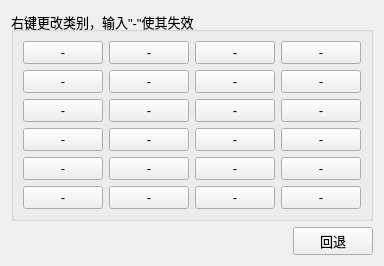
        <widget class="QWidget" name="tab_cls">
         <attribute name="title">
          <string>单类别分类</string>
         </attribute>
         <layout class="QVBoxLayout" name="verticalLayout_3">
          <item>
           <widget class="QGroupBox" name="groupBox_1">
            <property name="enabled">
             <bool>true</bool>
            </property>
            <property name="sizePolicy">
             <sizepolicy hsizetype="Minimum" vsizetype="Expanding">
              <horstretch>0</horstretch>
              <verstretch>0</verstretch>
             </sizepolicy>
            </property>
            <property name="font">
             <font>
              <pointsize>10</pointsize>
             </font>
            </property>
            <property name="contextMenuPolicy">
             <enum>Qt::CustomContextMenu</enum>
            </property>
            <property name="title">
             <string>右键更改类别，输入&quot;-&quot;使其失效</string>
            </property>
            <layout class="QVBoxLayout" name="verticalLayout_12">
             <item>
              <layout class="QHBoxLayout" name="horizontalLayout_4">
               <item>
                <widget class="QPushButton" name="pushButton_2">
                 <property name="font">
                  <font>
                   <pointsize>10</pointsize>
                  </font>
                 </property>
                 <property name="text">
                  <string>-</string>
                 </property>
                </widget>
               </item>
               <item>
                <widget class="QPushButton" name="pushButton_3">
                 <property name="font">
                  <font>
                   <pointsize>10</pointsize>
                  </font>
                 </property>
                 <property name="text">
                  <string>-</string>
                 </property>
                </widget>
               </item>
               <item>
                <widget class="QPushButton" name="pushButton_4">
                 <property name="font">
                  <font>
                   <pointsize>10</pointsize>
                  </font>
                 </property>
                 <property name="text">
                  <string>-</string>
                 </property>
                </widget>
               </item>
               <item>
                <widget class="QPushButton" name="pushButton_5">
                 <property name="font">
                  <font>
                   <pointsize>10</pointsize>
                  </font>
                 </property>
                 <property name="text">
                  <string>-</string>
                 </property>
                </widget>
               </item>
              </layout>
             </item>
             <item>
              <layout class="QHBoxLayout" name="horizontalLayout_14">
               <item>
                <widget class="QPushButton" name="pushButton_6">
                 <property name="font">
                  <font>
                   <pointsize>10</pointsize>
                  </font>
                 </property>
                 <property name="text">
                  <string>-</string>
                 </property>
                </widget>
               </item>
               <item>
                <widget class="QPushButton" name="pushButton_7">
                 <property name="font">
                  <font>
                   <pointsize>10</pointsize>
                  </font>
                 </property>
                 <property name="text">
                  <string>-</string>
                 </property>
                </widget>
               </item>
               <item>
                <widget class="QPushButton" name="pushButton_8">
                 <property name="font">
                  <font>
                   <pointsize>10</pointsize>
                  </font>
                 </property>
                 <property name="text">
                  <string>-</string>
                 </property>
                </widget>
               </item>
               <item>
                <widget class="QPushButton" name="pushButton_9">
                 <property name="font">
                  <font>
                   <pointsize>10</pointsize>
                  </font>
                 </property>
                 <property name="text">
                  <string>-</string>
                 </property>
                </widget>
               </item>
              </layout>
             </item>
             <item>
              <layout class="QHBoxLayout" name="horizontalLayout_15">
               <item>
                <widget class="QPushButton" name="pushButton_10">
                 <property name="font">
                  <font>
                   <pointsize>10</pointsize>
                  </font>
                 </property>
                 <property name="text">
                  <string>-</string>
                 </property>
                </widget>
               </item>
               <item>
                <widget class="QPushButton" name="pushButton_11">
                 <property name="font">
                  <font>
                   <pointsize>10</pointsize>
                  </font>
                 </property>
                 <property name="text">
                  <string>-</string>
                 </property>
                </widget>
               </item>
               <item>
                <widget class="QPushButton" name="pushButton_12">
                 <property name="font">
                  <font>
                   <pointsize>10</pointsize>
                  </font>
                 </property>
                 <property name="text">
                  <string>-</string>
                 </property>
                </widget>
               </item>
               <item>
                <widget class="QPushButton" name="pushButton_13">
                 <property name="font">
                  <font>
                   <pointsize>10</pointsize>
                  </font>
                 </property>
                 <property name="text">
                  <string>-</string>
                 </property>
                </widget>
               </item>
              </layout>
             </item>
             <item>
              <layout class="QHBoxLayout" name="horizontalLayout_16">
               <item>
                <widget class="QPushButton" name="pushButton_14">
                 <property name="font">
                  <font>
                   <pointsize>10</pointsize>
                  </font>
                 </property>
                 <property name="text">
                  <string>-</string>
                 </property>
                </widget>
               </item>
               <item>
                <widget class="QPushButton" name="pushButton_15">
                 <property name="font">
                  <font>
                   <pointsize>10</pointsize>
                  </font>
                 </property>
                 <property name="text">
                  <string>-</string>
                 </property>
                </widget>
               </item>
               <item>
                <widget class="QPushButton" name="pushButton_16">
                 <property name="font">
                  <font>
                   <pointsize>10</pointsize>
                  </font>
                 </property>
                 <property name="text">
                  <string>-</string>
                 </property>
                </widget>
               </item>
               <item>
                <widget class="QPushButton" name="pushButton_17">
                 <property name="font">
                  <font>
                   <pointsize>10</pointsize>
                  </font>
                 </property>
                 <property name="text">
                  <string>-</string>
                 </property>
                </widget>
               </item>
              </layout>
             </item>
             <item>
              <layout class="QHBoxLayout" name="horizontalLayout_19">
               <item>
                <widget class="QPushButton" name="pushButton_18">
                 <property name="font">
                  <font>
                   <pointsize>10</pointsize>
                  </font>
                 </property>
                 <property name="text">
                  <string>-</string>
                 </property>
                </widget>
               </item>
               <item>
                <widget class="QPushButton" name="pushButton_19">
                 <property name="font">
                  <font>
                   <pointsize>10</pointsize>
                  </font>
                 </property>
                 <property name="text">
                  <string>-</string>
                 </property>
                </widget>
               </item>
               <item>
                <widget class="QPushButton" name="pushButton_20">
                 <property name="font">
                  <font>
                   <pointsize>10</pointsize>
                  </font>
                 </property>
                 <property name="text">
                  <string>-</string>
                 </property>
                </widget>
               </item>
               <item>
                <widget class="QPushButton" name="pushButton_21">
                 <property name="font">
                  <font>
                   <pointsize>10</pointsize>
                  </font>
                 </property>
                 <property name="text">
                  <string>-</string>
                 </property>
                </widget>
               </item>
              </layout>
             </item>
             <item>
              <layout class="QHBoxLayout" name="horizontalLayout_20">
               <item>
                <widget class="QPushButton" name="pushButton_22">
                 <property name="font">
                  <font>
                   <pointsize>10</pointsize>
                  </font>
                 </property>
                 <property name="text">
                  <string>-</string>
                 </property>
                </widget>
               </item>
               <item>
                <widget class="QPushButton" name="pushButton_23">
                 <property name="font">
                  <font>
                   <pointsize>10</pointsize>
                  </font>
                 </property>
                 <property name="text">
                  <string>-</string>
                 </property>
                </widget>
               </item>
               <item>
                <widget class="QPushButton" name="pushButton_24">
                 <property name="font">
                  <font>
                   <pointsize>10</pointsize>
                  </font>
                 </property>
                 <property name="text">
                  <string>-</string>
                 </property>
                </widget>
               </item>
               <item>
                <widget class="QPushButton" name="pushButton_25">
                 <property name="font">
                  <font>
                   <pointsize>10</pointsize>
                  </font>
                 </property>
                 <property name="text">
                  <string>-</string>
                 </property>
                </widget>
               </item>
              </layout>
             </item>
            </layout>
           </widget>
          </item>
          <item>
           <layout class="QHBoxLayout" name="horizontalLayout_11">
            <item>
             <spacer name="horizontalSpacer">
              <property name="orientation">
               <enum>Qt::Horizontal</enum>
              </property>
              <property name="sizeHint" stdset="0">
               <size>
                <width>40</width>
                <height>20</height>
               </size>
              </property>
             </spacer>
            </item>
            <item>
             <widget class="QPushButton" name="pushButton_101">
              <property name="sizePolicy">
               <sizepolicy hsizetype="Fixed" vsizetype="Fixed">
                <horstretch>0</horstretch>
                <verstretch>0</verstretch>
               </sizepolicy>
              </property>
              <property name="minimumSize">
               <size>
                <width>0</width>
                <height>0</height>
               </size>
              </property>
              <property name="font">
               <font>
                <pointsize>10</pointsize>
               </font>
              </property>
              <property name="toolTip">
               <string>仅能撤销分类操作</string>
              </property>
              <property name="text">
               <string>回退</string>
              </property>
              <property name="icon">
               <iconset>
                <normaloff>images/undo.png</normaloff>images/undo.png</iconset>
              </property>
             </widget>
            </item>
           </layout>
          </item>
         </layout>
        </widget>
